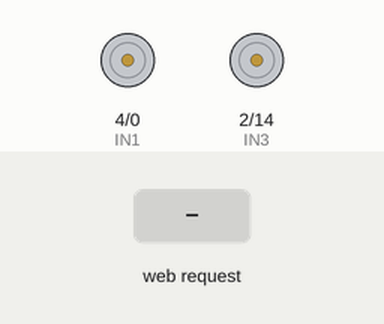
Recording of a sketch running on a simulated ESP8266 (NodeMCU). On the bench: motor-driver pin pairs drawn as motors (green arrow = first pin HIGH = forward, orange = second pin HIGH = backward, longer = more drive, scaled by the enable pin). The inputs (shaded band) are chosen by the test bench. WiFi joins after 1.5 s; servers stay silent unless stated; what the sketch prints to the serial monitor is not drawn.

Above: at 2.7 s.
2.8 s: HTTP request GET /tien received
At 3.4 s:
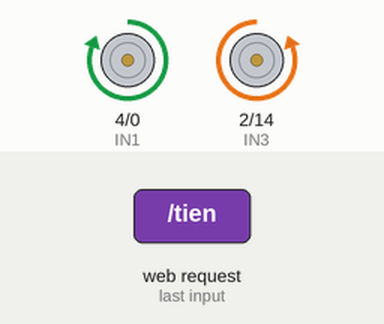
4.3 s: HTTP request GET /phai received
At 5.5 s:
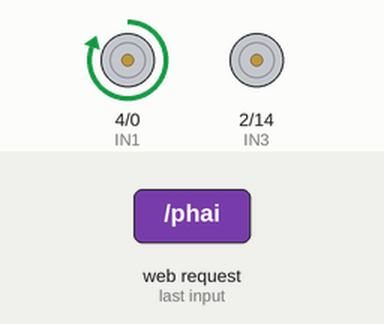
5.8 s: HTTP request GET /lui received
At 6.8 s:
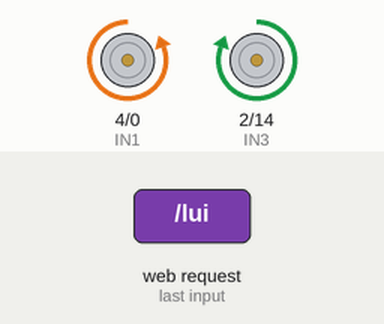
7.3 s: HTTP request GET /trai received
At 8.0 s:
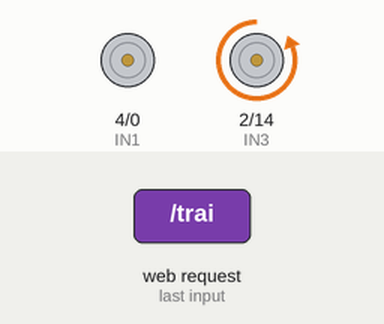
8.8 s: HTTP request GET /dung received
At 9.1 s:
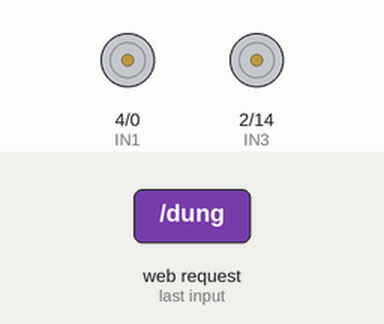
Timing chart, 0 to 11.3 s (numbered marks = the images above; inputs shaded):
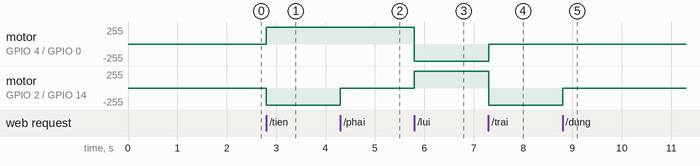

The sketch:

ControllerCarUseWebserve.ino
```cpp
#include <ESP8266WiFi.h>
#include <WiFiClient.h>
#include <ESP8266WebServer.h>
#include <ESP8266mDNS.h>
#define ENA   5
#define ENB   12
#define IN1   4
#define IN2   0
#define IN3   2
#define IN4   14

int minRange = 312;
int maxRange = 712;
int tocdoxe = 800;

MDNSResponder mdns;

ESP8266WebServer server(80);

String webPage =
{
  //code html
"<!DOCTYPE html>"
"<html lang='vi'>"
"<head>"
"    <title>My Controller</title>"
"    <meta http-equiv='Content-Type' content='text/html; charset=utf-8'>"
"    <meta name='viewport' content='width=device-width, initial-scale=1'>"
"    <style>"
"        * {"
"            margin: 0;"
"            padding: 0;"
"        }"
"        html {"
"            font-family: Arial, Helvetica, sans-serif;"
"            background-color: #CCFF99;"
"        }"
"        .equalrightleft {"
"            margin-left: auto;"
"            margin-right: auto;"
"        }"
"        .shadow {"
"            box-shadow: 0 0 10px rgba(0, 0, 0, 0.5);"
"        }"
"        .button-control {"
"            height: 50px;"
"            float:left;"
"            line-height: 50px;"
"            text-align:center;"
"            border-radius: 20px;"
"        }"
"        #main {"
"            width: 800px;"
"        }"
"        #main h2 {"
"            margin-left: 130px;"
"            margin-bottom: 20px;"
"        }"
"        #main a {"
"            text-decoration: none;"
"        }"
"        h1,table {"
"            text-align: center;"
"            margin-top: 30px;"
"            margin-bottom: 20px;"
"        }"
"        table {"
"            border: 1px groove #ffffff;"
"            background-color:#70AD47;"
"        }"
"        th {"
"            background-color:#00B050;"
"            color:#ffffff;"
"            border: 3px outset #00B050;"
"            padding:10px;"
"        }"
"        td {"
"            border: 3px outset #ffffff;"
"            padding:10px;"
"            background: #ffffff;"
"        }"
"        tr {"
"            text-align: center;"
"        }"
"        .name {"
"            text-align: left;"
"        }"
"        .table-control {"
"            width: 300px;"
"            height:250px;"
"            margin-bottom: 48px;"
"            background: #00B050;"
"            border-radius: 20px;"
"            border: 5px groove #00B050;"
"        }"
"        #main .tien {"
"            position: relative;"
"            top:10px;"
"            left: 117px;"
"        }"
"        #main .phai {"
"        position: relative;"
"        top: 88px;"
"        left: 140px;"
"        }"
"        #main .lui {"
"            position: relative;"
"            top: 175px;"
"            right: 30px;"
"        }"
"        #main .trai {"
"            position: relative;"
"            top: 90px;"
"            right: 210px;"
"        }"
"        #main .dung {"
"            position: relative;"
"            top: 20px;"
"            left: 100px;"
"        }"
"        #button {"
"            padding: 7px 15px;"
"            background: #FFFF00;"
"            border-radius: 40px;"
"            border:4px outset  #ffffff;"
"        }"
"        #lui, #tien {"
"            padding: 5px 24px;"
"            background: #FFFF00;"
"            border-radius: 40px;"
"            border: 4px inset #ffffff;"
"        }"
"        #dung {"
"            padding: 5px 24px;"
"            border-radius: 40px;"
"            border: 4px inset #ffffff;"
"            background:#FF0000;"
"        }"
"        #button:active, #lui:active, #tien:active, #dung:active  {"
"            background-color: orange;"
"        }"
"        span {"
"            font-size: 35px;"
"            color: black;"
"        }"
"    </style>"
"</head>"
"<body>"
"    <div id='main' class='equalrightleft'>"
"        <h1>Đề tài : Robot điều khiển từ xa</h1>"
"        <table class='equalrightleft'>"
"            <thead>"
"                <th>STT</th>"
"                <th>Lớp</th>"
"                <th>MÃ SINH VIÊN</th>"
"                <th>TÊN SINH VIÊN</th>"
"            </thead>"
"            <tbody>"
"                <tr>"
"                    <td>1</td>"
"                    <td>DT3A</td>"
"                    <td>DT030115</td>"
"                    <td class='name'>BÙI HỒNG HẠNH</td>"
"                </tr>"
"                <tr>"
"                    <td>2</td>"
"                    <td>DT3A</td>"
"                    <td>DT030142</td>"
"                    <td class='name'> HOÀNG NGỌC ĐOAN TRANG</td>"
"                </tr>"
"                <tr>"
"                    <td>3</td>"
"                    <td>DT3A</td>"
"                    <td>DT030134</td>"
"                    <td class='name'>NGUYỄN THÀNH QUANG</td>"
"                </tr>"
"            </tbody>"
"        </table>"
"            <h2>TABLE CONTROL</h2>"
"            <div class='table-control equalrightleft'>"
"                <div id='tien' class='button-control tien'><a href='/tien'><span>&#x21E7;</span></a></div>"
"                <div id='button' class='button-control phai'><a href='/phai'><span>&#x21E8;</span></a></div>"
"                <div id='lui' class='button-control lui'><a href='/lui'><span>&#x21E9;</span></a></div>"
"                <div id='button' class='button-control trai'><a href='/trai'><span>&#x21E6;</span></a></div>"
"                <div id='dung' class='button-control dung'><a href='/dung'><span>&#x1F6B3;</span></a></div>"
"            </div>"
"    </div>"
"</body>"
"</html>"
};

void TrangChu()
{
  server.send(200, "text/html", webPage);
}

void tien()
{
  digitalWrite(IN1, HIGH);
  digitalWrite(IN2, LOW);
  analogWrite(ENA, tocdoxe);
  digitalWrite(IN3, LOW);
  digitalWrite(IN4, HIGH);
  analogWrite(ENB, tocdoxe+300);
  server.send(200, "text/html", webPage);
}

void lui()
{
  digitalWrite(IN1, LOW);
  digitalWrite(IN2, HIGH);
  analogWrite(ENA, tocdoxe);
  digitalWrite(IN3, HIGH);
  digitalWrite(IN4, LOW);
  analogWrite(ENB, tocdoxe+300);
  server.send(200, "text/html", webPage);
}

void dung()
{
  digitalWrite(IN1, LOW);
  digitalWrite(IN2, LOW);
  analogWrite(ENA, 0);
  digitalWrite(IN3, LOW);
  digitalWrite(IN4, LOW);
  analogWrite(ENB, 0);
  server.send(200, "text/html", webPage);
}

void retrai()
{
  digitalWrite(IN1, LOW);
  digitalWrite(IN2, LOW);
  analogWrite(ENA, tocdoxe);
  digitalWrite(IN3, LOW);
  digitalWrite(IN4, HIGH);
  analogWrite(ENB, tocdoxe);
  server.send(200, "text/html", webPage);
}

void rephai()
{
  digitalWrite(IN1, HIGH);
  digitalWrite(IN2, LOW);
  analogWrite(ENA, tocdoxe);
  digitalWrite(IN3, LOW);
  digitalWrite(IN4, LOW);
  analogWrite(ENB, tocdoxe);
  server.send(200, "text/html", webPage);
}

void setup()
{
  Serial.begin(9600);
  pinMode(ENA, OUTPUT);
  pinMode(ENB, OUTPUT);
  pinMode(IN1, OUTPUT);
  pinMode(IN2, OUTPUT);
  pinMode(IN3, OUTPUT);
  pinMode(IN4, OUTPUT);
  Serial.begin(9600);

  digitalWrite(ENA, LOW);
  digitalWrite(ENB, LOW);
  digitalWrite(IN1, LOW);
  digitalWrite(IN2, LOW);
  digitalWrite(IN3, LOW);
  digitalWrite(IN4, LOW);

  Serial.print("Connecting to ");
  WiFi.begin("NTQ", "uabcyekh");

  while (WiFi.status() != WL_CONNECTED)
  {
    delay(500);
    Serial.print(".");
  }
  Serial.println("");
  Serial.println("WiFi connected");
  Serial.println("IP address: ");
  Serial.println(WiFi.localIP());
  if (mdns.begin("esp8266", WiFi.localIP()))
  Serial.println("MDNS responder started");

  server.on("/", TrangChu);
  server.on("/tien", tien);
  server.on("/phai", rephai);
  server.on("/lui", lui);
  server.on("/trai", retrai);
  server.on("/dung", dung);
  server.begin();
}

void loop()
{
  server.handleClient();
}
```

Measured:
- after the input at 2.8 s, motor on GPIO 4 (IN1) / GPIO 0 (IN2): stopped → forward 255/255 at once; motor on GPIO 2 (IN3) / GPIO 14 (IN4): stopped → backward 255/255 at once
- after the input at 4.3 s, motor on GPIO 2 (IN3) / GPIO 14 (IN4): backward 255/255 → stopped at once
- after the input at 5.8 s, motor on GPIO 4 (IN1) / GPIO 0 (IN2): forward 255/255 → backward 255/255 at once; motor on GPIO 2 (IN3) / GPIO 14 (IN4): stopped → forward 255/255 at once
- after the input at 7.3 s, motor on GPIO 4 (IN1) / GPIO 0 (IN2): backward 255/255 → stopped at once; motor on GPIO 2 (IN3) / GPIO 14 (IN4): forward 255/255 → backward 255/255 at once
- after the input at 8.8 s, motor on GPIO 2 (IN3) / GPIO 14 (IN4): backward 255/255 → stopped at once
